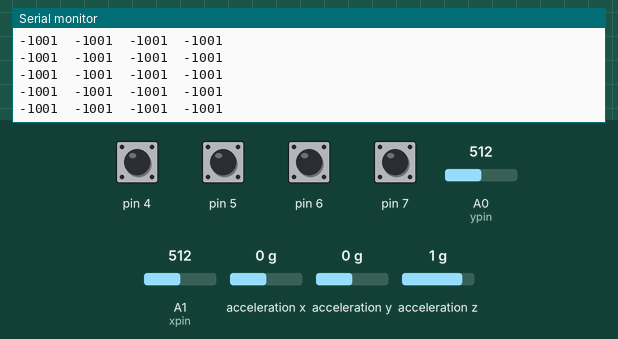
Bench run of a sketch on a simulated Arduino Uno, built with avr-gcc and run on an emulated ATmega328P. On the bench: the last lines printed to the serial monitor. Wiring (inferred from the names in the program): ADXL345 accelerometer at I2C address 0x53. The test bench sets the inputs (shaded band); at power-on: pin 4–7 HIGH, acceleration x 0 g, A0 (ypin) = 512, A1 (xpin) = 512, acceleration y 0 g, acceleration z 1 g.

Above: at 18.6 s.
18.7 s: acceleration x set to -1.4 g
At 18.9 s:
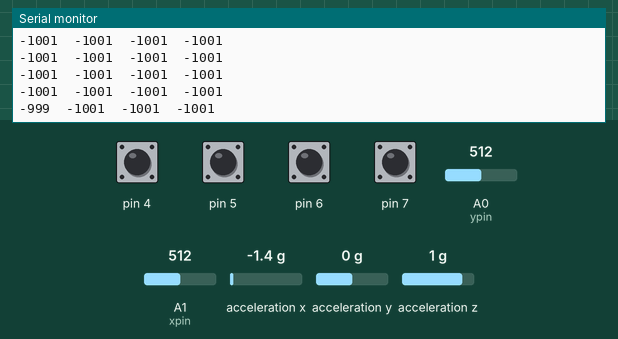
20.2 s: A0 (ypin) set to 306
At 20.42 s:
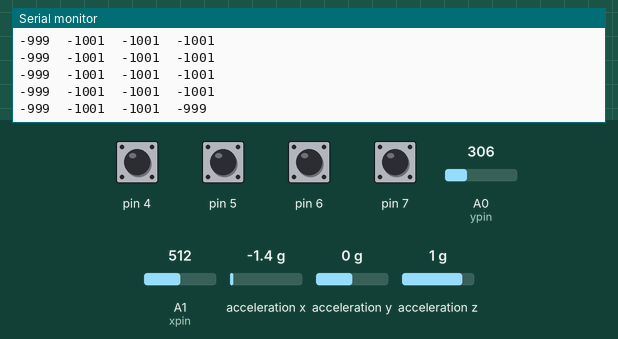
21.7 s: A1 (xpin) set to 306
At 21.93 s:
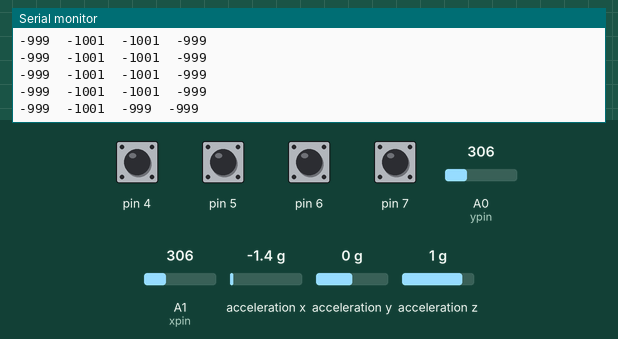
23.2 s: acceleration y set to -1.4 g
At 23.45 s:
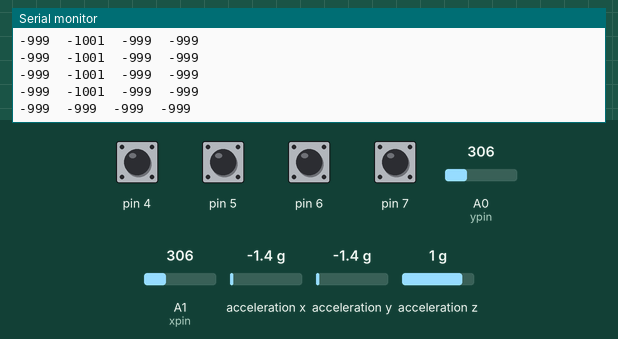
24.7 s: A0 (ypin) set to 716
At 24.71 s:
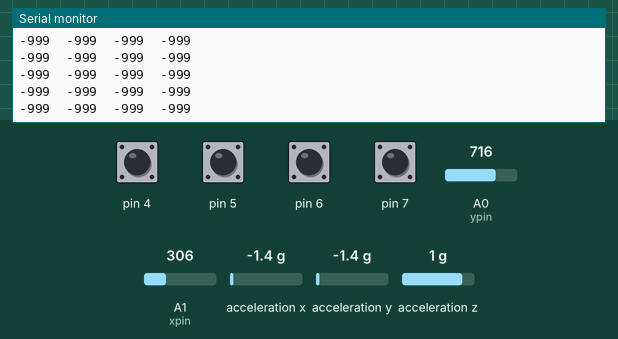
26.2 s: A1 (xpin) set to 716
At 26.22 s:
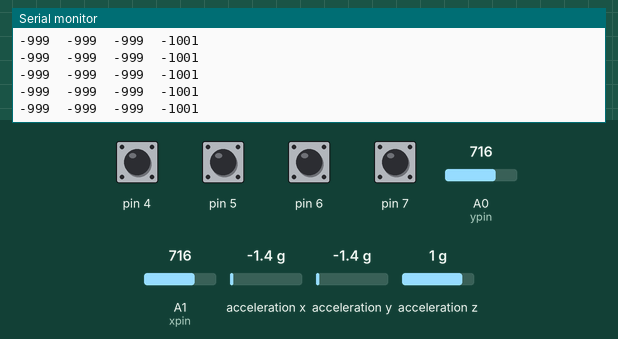

Measured:
- after the input at 18.7 s, the serial monitor: prints a new line at once (image 1)
- after the input at 20.2 s, the serial monitor: prints a new line at once (image 2)
- after the input at 21.7 s, the serial monitor: prints a new line after 0.05 s (image 3)
- after the input at 23.2 s, the serial monitor: prints a new line after 0.07 s (image 4)

The sketch:

acc_callibration.ino
```cpp
#include <Wire.h>
//#include <SharpIR.h>

#define TAU 250
//Acelerometros 3Axis
#define DEVICE (0x53)    //second ADXL345 device address muñequera
#define TO_READ (6)        //num of bytes we are going to read each time (two bytes for each axis)

byte buff[TO_READ] ;      //6 bytes buffer for saving data read from the device
char str[512];            //string buffer to transform data before sending it to the serial port

int regAddress = 0x32;
int xa = 0, ya = 0, za = 0;
int xa_max = -1024, ya_max = -1024, za_max = -1024;
int xa_min = 1024, ya_min = 1024, za_min = 1024;

//Acelerometro2Axis
const int xpin = A1;   // Cada coordenada va referida a un pin de la placa
const int ypin = A0;
int xc = 0, yc = 0;
int xc_max = -1024;
int xc_min = 1024;
int yc_max = -1024;
int yc_min = 1024;

//IR
const int IR_PIN = A1;    //Mirar si es la entrada analógica adecuada!!!!!
int IR = 0;

//Switches
#define RESET_PIN 3
int S1 = 0, S2 = 0, S3 = 0, S4 = 0;

void setup() {
  // put your setup code here, to run once:
  Wire.begin();        // join i2c bus (address optional for master)
  Serial.begin(9600);
//  Serial.println( "Lectura de datos en el siguiente formato" );
  Serial.println( "xa ya za xc yc S1 S2 S3 S4 IR" );

  writeTo(DEVICE, 0x2D, 24);

 //Switches
 //configure pin2 as an input and enable the internal pull-up resistor
  pinMode( 4, INPUT_PULLUP );
  pinMode( 5, INPUT_PULLUP );
  pinMode( 6, INPUT_PULLUP );
  pinMode( 7, INPUT_PULLUP );
  pinMode( RESET_PIN, OUTPUT );
  callibrate();
}

void loop() {
  read_acc_a();
  read_acc_c();
  normalize();

  read_switches();

 // IR
 IR = analogRead( IR_PIN );

 print_sensor_values();

 delay( TAU );
}

void read_switches() {
  //Switches
  //read the pushbutton value into a variable
  S1 = digitalRead( 4 );
  S2 = digitalRead( 5 );
  S3 = digitalRead( 6 );
  S4 = digitalRead( 7 );

  reset_switches();
}

void normalize() {
  xa = map( xa, xa_min, xa_max, -1000, 1000 );
  ya = map( ya, ya_min, ya_max, -1000, 1000 );
  za = map( za, za_min, za_max, -1000, 1000 );

  xc = map( xc, xc_min, xc_max, -1000, 1000 );
  yc = map( yc, yc_min, yc_max, -1000, 1000 );
}

void callibrate() {
  Serial.println( "Callibration..." );
  Serial.println( "xa, xa_min, xa_max, ya, ya_min, ya_max, za, za_min, za_max, xc, xc_min, xc_max, yc, yc_min, yc_max" );

  for( int i = 0; i < 150; i++ ) {
    read_acc_mean_value( 10 );
    if( xa_max < xa ) xa_max = xa;
    if( ya_max < ya ) ya_max = ya;
    if( za_max < za ) za_max = za;

    if( xa_min > xa ) xa_min = xa;
    if( ya_min > ya ) ya_min = ya;
    if( za_min > za ) za_min = za;

    if( xc_max < xc ) xc_max = xc;
    if( yc_max < yc ) yc_max = yc;

    if( xc_min > xc ) xc_min = xc;
    if( yc_min > yc ) yc_min = yc;

    print_sensor_limits_values();

    delay(100);
  }

  Serial.println( "Callibration OK!" );
  Serial.println( "xa_min, xa_max, ya_min, ya_max, za_min, za_max, xc_min, xc_max" );
  // -305, 300, -387, 251, 511, 511

  Serial.print( xa_min ); Serial.print( "\t" );
  Serial.print( xa_max ); Serial.print( "\t" );
  Serial.print( ya_min ); Serial.print( "\t" );
  Serial.print( ya_max ); Serial.print( "\t" );
  Serial.print( za_min ); Serial.print( "\t" );
  Serial.print( za_max ); Serial.print( "\t" );
  Serial.print( xc_min ); Serial.print( "\t" );
  Serial.print( xc_max ); Serial.println( "\t" );
}

void print_sensor_values() {
  Serial.print( xa );  Serial.print( "\t" );
  Serial.print( ya );  Serial.print( "\t" );
// Serial.print( za );  Serial.print( "\t" );
  Serial.print( xc );  Serial.print( "\t" );
  Serial.print( yc );  Serial.print( "\t" );
  Serial.println();
}

void print_sensor_limits_values() {
  Serial.print( xa );  Serial.print( "\t" );
  Serial.print( xa_min );  Serial.print( "\t" );
  Serial.print( xa_max );  Serial.print( "\t" );
  Serial.print( ya );  Serial.print( "\t" );
  Serial.print( ya_min );  Serial.print( "\t" );
  Serial.print( ya_max );  Serial.print( "\t" );
/* Serial.print( za );  Serial.print( "\t" );
 Serial.print( za_min );  Serial.print( "\t" );
 Serial.print( za_max );  Serial.print( "\t" );
 */
  Serial.print( xc );  Serial.print( "\t" );
  Serial.print( xc_min );  Serial.print( "\t" );
  Serial.print( xc_max );  Serial.print( "\t" );
  Serial.print( yc );  Serial.print( "\t" );
  Serial.print( yc_min );  Serial.print( "\t" );
  Serial.print( yc_max );  Serial.print( "\t" );
  Serial.println();
}

void read_acc_mean_value( int sample_size ) {
  long xa_mean = 0, ya_mean = 0, za_mean = 0;
  long xc_mean = 0, yc_mean = 0;
  read_acc_a();
  read_acc_c();
  delay(1);
  for (int i = 0; i < sample_size; i++) {
    xa_mean += xa;
    ya_mean += ya;
    za_mean += za;
    read_acc_a();
  }

  xa = xa_mean/sample_size;
  ya = ya_mean/sample_size;
  za = za_mean/sample_size;
}

void read_acc_c() {
  //Acelerometro 2Axis
  xc = analogRead( xpin );
  yc = analogRead( ypin );

}

void read_acc_a() {
  //Acelerometros 3Axis
 readFrom(DEVICE, regAddress, TO_READ, buff); //read the acceleration data from the ADXL345
   //each axis reading comes in 10 bit resolution, ie 2 bytes.  Least Significat Byte first!!
   //thus we are converting both bytes in to one int
  xa = (((int)buff[1]) << 8) | buff[0];
  ya = (((int)buff[3])<< 8) | buff[2];
  za = (((int)buff[5]) << 8) | buff[4];

/*  sprintf( xa, "%d", xa );
  sprintf( ya, "%d", ya );
  sprintf( za, "%d", za );
//  sprintf(str, "%d\t %d\t %d\t", xa, ya, za);
*/
}

void reset_switches() {
  // Keep in mind the pullup means the pushbutton's
  // logic is inverted. It goes HIGH when it's open,
  // and LOW when it's pressed. Turn on pin 13 when the
  // button's pressed, and off when it's not:

  if (S1 == HIGH) {
    digitalWrite( RESET_PIN, LOW);
  } else {
    digitalWrite( RESET_PIN, HIGH);
  }
  if (S2 == HIGH) {
    digitalWrite( RESET_PIN, LOW);
  } else {
    digitalWrite( RESET_PIN, HIGH);
  }
  if (S3 == HIGH) {
    digitalWrite( RESET_PIN, LOW);
  } else {
    digitalWrite( RESET_PIN, HIGH);
  }
  if (S4 == HIGH) {
    digitalWrite( RESET_PIN, LOW);
  } else {
    digitalWrite( RESET_PIN, HIGH);
  }
}

//Funciones de Acelerometros 3Axis
void writeTo(int device, byte address, byte val) {
   Wire.beginTransmission(device); //start transmission to device
   Wire.write(address);        // send register address
   Wire.write(val);        // send value to write
   Wire.endTransmission(); //end transmission
}

void readFrom(int device, byte address, int num, byte buff[]) {
  Wire.beginTransmission(device); //start transmission to device
  Wire.write(address);        //sends address to read from
  Wire.endTransmission(); //end transmission

  Wire.beginTransmission(device); //start transmission to device
  Wire.requestFrom(device, num);    // request 6 bytes from device

  int i = 0;
  while(Wire.available())    //device may send less than requested (abnormal)
  {
    buff[i] = Wire.read(); // receive a byte
    i++;
  }
  Wire.endTransmission(); //end transmission
}
```
